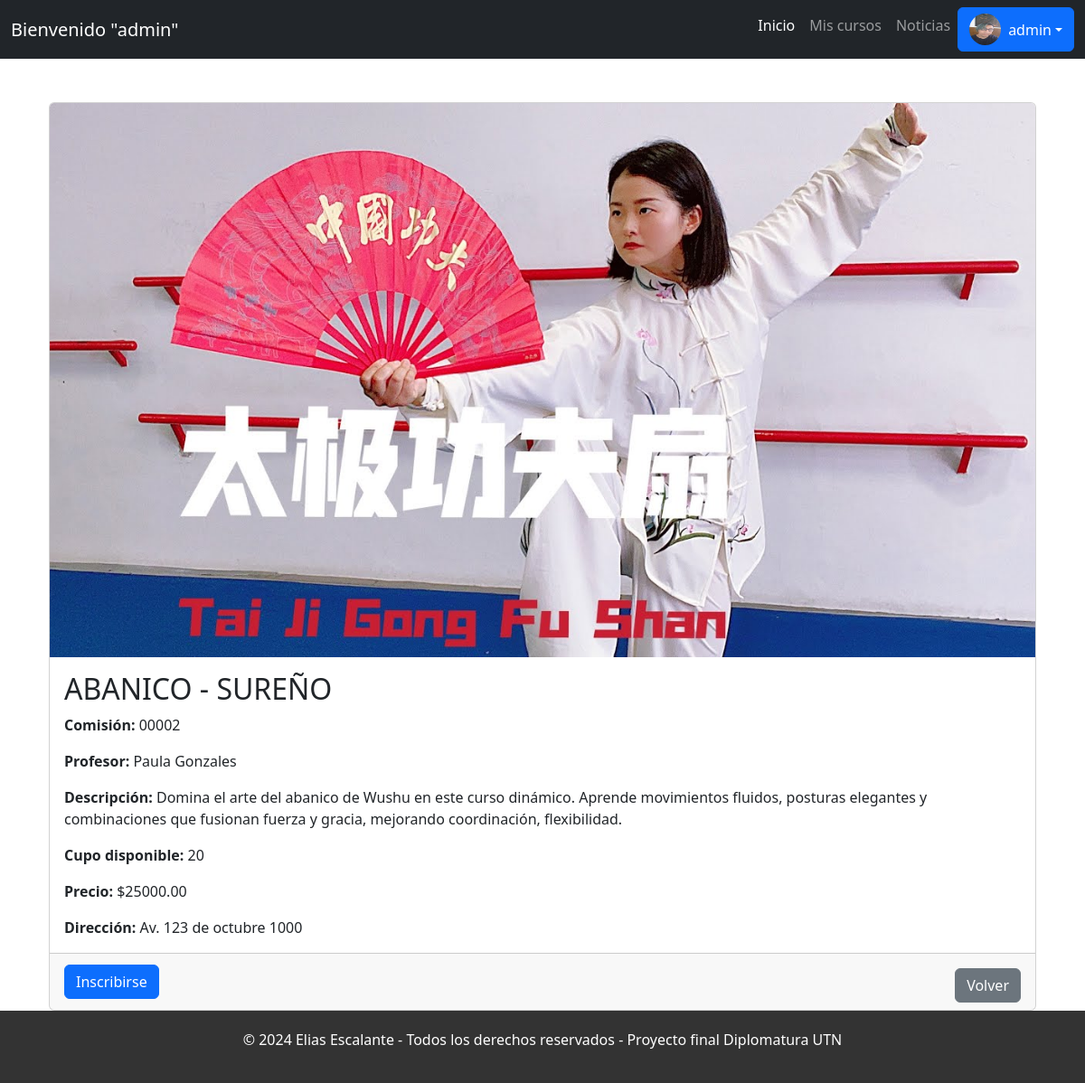
Page /cursos/detalle/2/ (signed in) on the committed database.
### usuarios/models.py (models this page shows, shortened)
class User(AbstractUser):
    imagen = models.ImageField(upload_to='profile_images/', blank=True, null=True)
    fecha_nacimiento = models.DateField(blank=True, null=True)
    ciudad = models.CharField(max_length=40, blank=True)
    domicilio = models.CharField(max_length=80, blank=True)
    telefono = models.CharField(max_length=30, blank=True)
    email = models.EmailField(unique=True, validators=[EmailValidator()])

### cursos/models.py (models this page shows, shortened)
class Curso(models.Model):
    nombre = models.CharField(max_length=50)
    comision = models.CharField(max_length=20)
    Profesor = models.CharField(max_length=50)
    Descripcion = models.TextField(max_length=500)
    cupo = models.IntegerField(default=0)
    precio = models.DecimalField(max_digits=12, decimal_places=2, default=0.00)
    imagen = models.ImageField(upload_to="producto/%Y/%m/%d", blank=True, null=True)
    direccion= models.CharField(max_length=200)

### cursos/views.py (the view)
# urls.py: path('detalle/<int:curso_id>/', views.detalle_curso, name='detalle_curso'),
def detalle_curso(request, curso_id):
    curso = get_object_or_404(Curso, id=curso_id)
    usuario = request.user
    inscripto = Ticket.objects.filter(usuario=usuario, curso=curso).exists()
    cupos = curso.cupo <= 0
    return render(request, 'cursos/detalle_curso.html', {'curso': curso, 'inscripto': inscripto, 'cupos': cupos})

### templates/cursos/detalle_curso.html (shortened to what this page needs)
{% extends 'layout.html' %}
{% block content %}
<div class="container mt-5">
    <div class="card">
        <img src="{{ curso.imagen.url }}" class="card-img-top" alt="{{ curso.nombre }}"
            style="max-height: 700%; object-fit: cover; width: 100%;">
        <div class="card-body">
            <h2 class="card-title">{{ curso.nombre }}</h2>
            <p class="card-text"><strong>Comisión:</strong> {{ curso.comision }}</p>
            <p class="card-text"><strong>Profesor:</strong> {{ curso.Profesor }}</p>
            <p class="card-text"><strong>Descripción:</strong> {{ curso.Descripcion }}</p>
            <p class="card-text"><strong>Cupo disponible:</strong> {{ curso.cupo }}</p>
            <p class="card-text"><strong>Precio:</strong> ${{ curso.precio }}</p>
            <p class="card-text"><strong>Dirección:</strong> {{ curso.direccion }}</p>
        </div>
        <div class="card-footer d-flex justify-content-between align-items-center">
            {% if user.is_authenticated %}
                {% if not inscripto %}
                    {% if not cupos %}
                        <form action="{% url 'inscribirse_curso' curso.id %}" method="post">
                            <button type="submit" class="btn btn-primary">Inscribirse</button>
                        </form>
                    {% else %}
                        <p>No hay cupos disponibles para este curso.</p>
                    {% endif %}
                {% else %}
                    <p>Ya estás inscrito en este curso.</p>
                {% endif %}
            {% else %}
                <p><a href="{% url 'login' %}">Inicia sesión</a> para inscribirte en este curso.</p>
            {% endif %}
            <a href="{% url 'home_usuarios' %}" class="btn btn-secondary mt-2">Volver</a>
        </div>
    </div>
</div>
{% endblock %}

### templates/layout.html (shortened to what this page needs)
{% load static %}
<!DOCTYPE html>
<html lang="es">
<head>
    <link href="https://cdn.jsdelivr.net/npm/bootstrap@5.3.3/dist/css/bootstrap.min.css" rel="stylesheet">
    <link rel="stylesheet" href="{% static 'layout/css/layout.css' %}">
</head>
<body class="{% block body_class %}{% endblock %}">
    <div class="main-container">
        <nav class="navbar navbar-expand-lg navbar-dark bg-dark">
            <div class="container-fluid">
                <a class="navbar-brand" href="#">Bienvenido "{{ user.username }}"</a>
                <div class="collapse navbar-collapse" id="navbarNav">
                    <ul class="navbar-nav ms-auto">
                        <li class="nav-item">
                            <a class="nav-link active" aria-current="page" href="{% url 'home_usuarios'%}">Inicio</a>
                        </li>
                        <li class="nav-item">
                            <a class="nav-link" href="{% url 'mis_cursos' %}">Mis cursos</a>
                        </li>
                        <li class="nav-item">
                            <a class="nav-link" href="{% url 'noticias' %}">Noticias</a>
                        </li>
                        <li class="nav-item dropdown">
                            <a class="btn btn-primary dropdown-toggle d-flex align-items-center" href="#" id="userDropdown" role="button" data-bs-toggle="dropdown" aria-expanded="false">
                                {% if user.imagen %}
                                    <img src="{{ user.imagen.url }}" alt="Usuario" class="rounded-circle me-2" style="width: 35px; height: 35px;">
                                {% else %}
                                    <img src="{% static 'profile_images/1.jpg' %}" alt="Usuario" class="rounded-circle me-2" style="width: 35px; height: 35px;">
                                {% endif %}
                                {{ user.username }}
                            </a>
                        </li>
                    </ul>
                </div>
            </div>
        </nav>
        <div class="content">
            <div class="container mt-4">
                {% block content %}{% endblock %}
            </div>
        </div>
        <footer>
            <div class="container">
                <p>© 2024 Elias Escalante - Todos los derechos reservados - Proyecto final Diplomatura UTN </p>
            </div>
        </footer>
    </div>
</body>
</html>

### static/layout/css/layout.css (style rules this page uses)
html, body { height: 100%; margin: 0; }
.main-container { min-height: 100%; display: flex; flex-direction: column; }
.navbar { width: 100%; top: 0; left: 0; z-index: 1040; }
.content { flex-grow: 1; }
footer { background-color: #333; color: #fff; text-align: center; padding: 20px 0; position: relative; bottom: 0; width: 100%; }

### rows in the picture
User: username "admin", imagen (picture)
Curso: imagen (picture), nombre "ABANICO - SUREÑO", comision "00002", Profesor "Paula Gonzales", Descripcion "Domina el arte del abanico de Wushu en este curso dinámico. Aprende movimientos fluidos, posturas elegantes y combinaciones que fusionan fuerza y gracia, mejorando coordinación, flexibilidad.", cupo "20", precio "25000.00", direccion "Av. 123 de octubre 1000"
